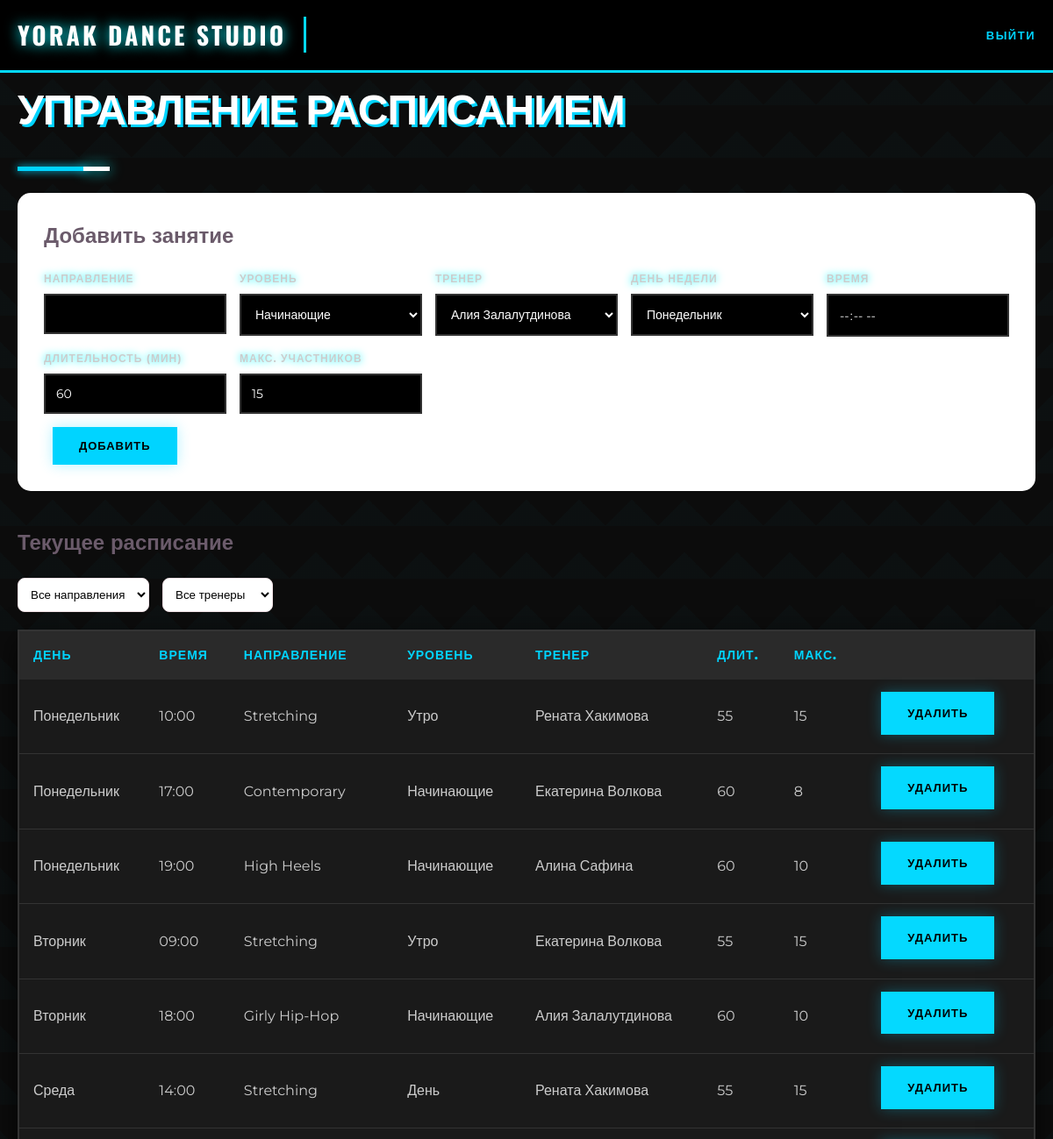
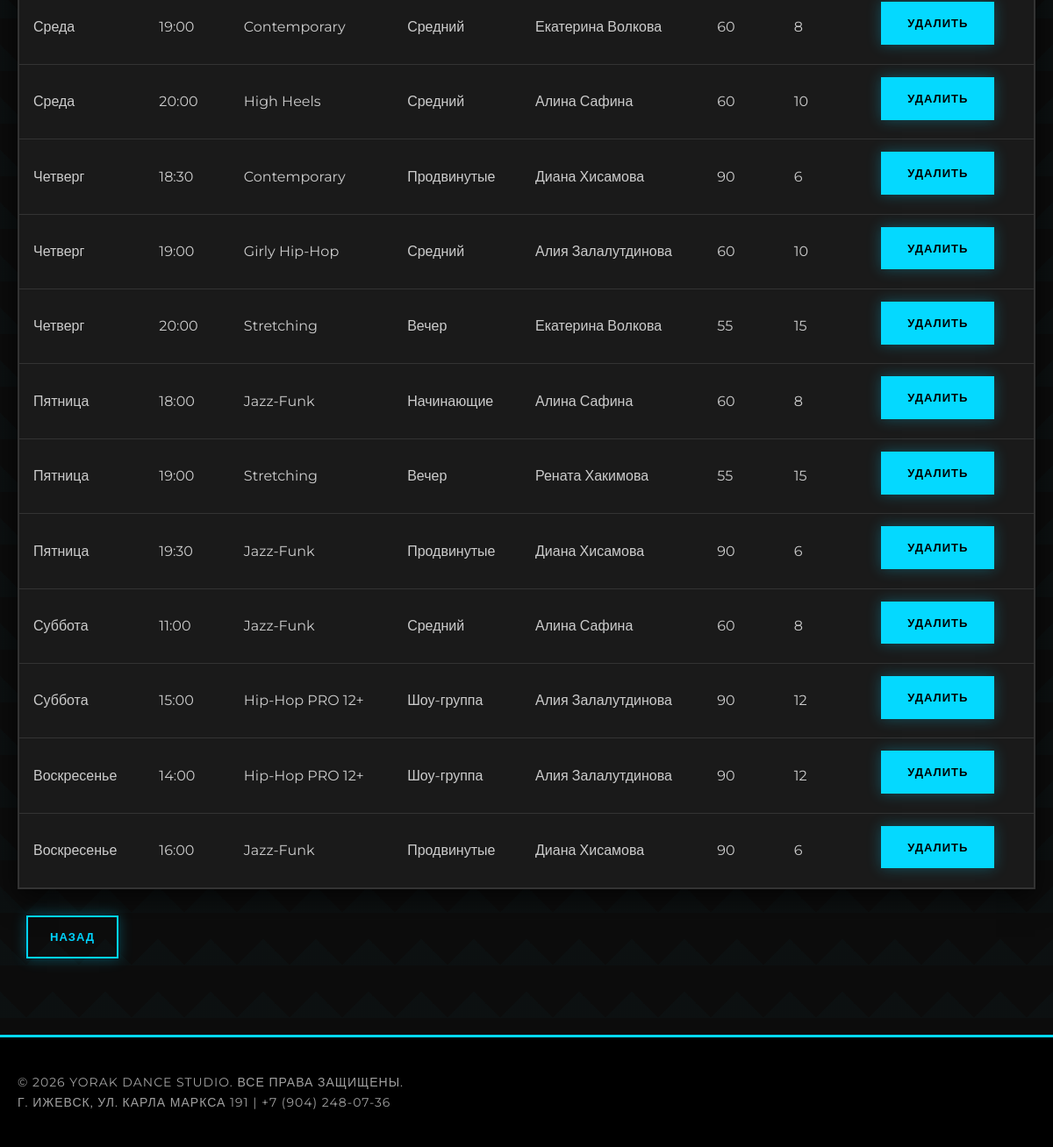
/admin/schedule.php (signed in), run on the app's committed database (2 pictures, top to bottom).
### tables this page shows
CREATE TABLE `schedules` (
  `id` int NOT NULL AUTO_INCREMENT,
  `direction` varchar(100) NOT NULL,
  `level` varchar(50) DEFAULT NULL,
  `description` text,
  `room` varchar(100) DEFAULT NULL,
  `requirements` text,
  `cancel_hours` int DEFAULT '6',
  `trainer_id` int DEFAULT NULL,
  `weekday` enum('monday','tuesday','wednesday','thursday','friday','saturday','sunday') NOT NULL,
  `time` time NOT NULL,
  `duration` int DEFAULT '60',
  `max_participants` int DEFAULT '15',
  PRIMARY KEY (`id`),
  KEY `trainer_id` (`trainer_id`)
);

CREATE TABLE `trainers` (
  `id` int NOT NULL AUTO_INCREMENT,
  `name` varchar(100) NOT NULL,
  `photo` varchar(255) DEFAULT NULL,
  `bio` text,
  `instagram` varchar(100) DEFAULT NULL,
  PRIMARY KEY (`id`)
);

### admin/schedule.php (the view, shortened to what this page needs)
<?php
require_once '../includes/db.php';
$trainers = $pdo->query("SELECT * FROM trainers")->fetchAll();
$schedules = $pdo->query("
    SELECT s.*, t.name as trainer_name
    FROM schedules s
    LEFT JOIN trainers t ON s.trainer_id = t.id
    ORDER BY FIELD(weekday, 'monday','tuesday','wednesday','thursday','friday','saturday','sunday'), time
")->fetchAll();
$days = [
    'monday' => 'Понедельник',
    'tuesday' => 'Вторник',
    'wednesday' => 'Среда',
    'thursday' => 'Четверг',
    'friday' => 'Пятница',
    'saturday' => 'Суббота',
    'sunday' => 'Воскресенье'
];
?>
<?php include '../includes/header.php'; ?>
<link rel="stylesheet" href="/dance_studio2/css/style.css">
<link rel="stylesheet" href="admin-style.css">
<div class="container">
    <h1 class="section-title">Управление расписанием</h1>
    <div style="background: white; padding: 30px; border-radius: 15px; margin-bottom: 40px;">
        <h2 style="color: #6b5b6b; margin-bottom: 20px;">Добавить занятие</h2>
        <form method="POST" style="display: grid; grid-template-columns: repeat(auto-fit, minmax(200px, 1fr)); gap: 15px;">
            <div class="form-group">
                <label>Направление</label>
                <input type="text" name="direction" required>
            </div>
            <div class="form-group">
                <label>Уровень</label>
                <select name="level">
                    <option>Начинающие</option>
                </select>
            </div>
            <div class="form-group">
                <label>Тренер</label>
                <select name="trainer_id">
                    <?php foreach($trainers as $t): ?>
                        <option value="<?= $t['id'] ?>"><?= $t['name'] ?></option>
                    <?php endforeach; ?>
                </select>
            </div>
            <div class="form-group">
                <label>День недели</label>
                <select name="weekday">
                    <?php foreach($days as $key => $value): ?>
                        <option value="<?= $key ?>"><?= $value ?></option>
                    <?php endforeach; ?>
                </select>
            </div>
            <div class="form-group">
                <label>Время</label>
                <input type="time" name="time" required>
            </div>
            <div class="form-group">
                <label>Длительность (мин)</label>
                <input type="number" name="duration" value="60">
            </div>
            <div class="form-group">
                <label>Макс. участников</label>
                <input type="number" name="max_participants" value="15">
            </div>
            <div style="grid-column: 1/-1;">
                <button type="submit" name="add" class="btn">Добавить</button>
            </div>
        </form>
    </div>
    <h2 style="color: #6b5b6b; margin: 30px 0 20px;">Текущее расписание</h2>
    <table class="schedule-table">
        <thead>
            <tr>
                <th>День</th>
                <th>Время</th>
                <th>Направление</th>
                <th>Уровень</th>
                <th>Тренер</th>
                <th>Длит.</th>
                <th>Макс.</th>
                <th></th>
            </tr>
        </thead>
        <tbody>
            <?php foreach($schedules as $s): ?>
                <tr>
                    <td><?= $days[$s['weekday']] ?></td>
                    <td><?= date('H:i', strtotime($s['time'])) ?></td>
                    <td><?= htmlspecialchars($s['direction']) ?></td>
                    <td><?= htmlspecialchars($s['level']) ?></td>
                    <td><?= htmlspecialchars($s['trainer_name']) ?></td>
                    <td><?= $s['duration'] ?></td>
                    <td><?= $s['max_participants'] ?></td>
                    <td>
                        <a href="?delete=<?= $s['id'] ?>" class="btn" style="background: #04d9ff;" onclick="return confirm('Удалить?')">Удалить</a>
                    </td>
                </tr>
            <?php endforeach; ?>
        </tbody>
    </table>
    <p style="margin-top: 20px;">
        <a href="index.php" class="btn btn-outline">Назад</a>
    </p>
</div>
<?php include '../includes/footer.php'; ?>

### css/style.css (style rules this page uses)
:root { --primary-bg: #0c0c0c; --secondary-bg: #111111; --accent-main: #04d9ff; --accent-neon: #00f5ff; --text-primary: #e0e0e0; --text-secondary: #a0a0a0; --border-color: #2a2a2a; --shadow-color: rgba(4, 217, 255, 0.4); }
* { margin: 0; padding: 0; box-sizing: border-box; }
body { font-family: 'Montserrat', sans-serif; line-height: 1.6; color: var(--text-primary); background: var(--primary-bg); background-image: linear-gradient(45deg, rgba(4, 217, 255, 0.02) 25%, transparent 25%), linear-gradient(-45deg, rgba(4, 217, 255, 0.02) 25%, transparent 25%); background-size: 60px 60px; min-height: 100vh; }
.container { max-width: 1200px; margin: 0 auto; padding: 0 20px; }
.btn { display: inline-block; padding: 16px 45px; background: transparent; color: #ffffff; text-decoration: none; font-weight: 700; transition: all 0.3s; border: 2px solid var(--accent-main); cursor: pointer; text-transform: uppercase; letter-spacing: 3px; font-size: 14px; position: relative; overflow: hidden; z-index: 1; margin: 0 10px; background: rgba(0, 0, 0, 0.5); }
.btn::before { content: ''; position: absolute; top: 0; left: -100%; width: 100%; height: 100%; background: linear-gradient(90deg, var(--accent-main), var(--accent-neon)); transition: left 0.3s ease; z-index: -1; }
.btn-outline { border: 2px solid #ffffff; color: #ffffff; }
.section-title { text-align: center; font-size: 48px; font-weight: 900; margin-bottom: 60px; color: #ffffff; text-transform: uppercase; letter-spacing: 4px; position: relative; padding-bottom: 20px; font-family: 'Oswald', sans-serif; }
.section-title::after { content: ''; position: absolute; bottom: 0; left: 50%; transform: translateX(-50%); width: 150px; height: 4px; background: linear-gradient(90deg, var(--accent-main), var(--accent-neon)); box-shadow: 0 0 15px var(--accent-neon); }
.schedule-table { width: 100%; border-collapse: collapse; background: #111111; border-radius: 0; overflow: hidden; box-shadow: 0 10px 30px rgba(0, 0, 0, 0.7); border: 1px solid #2a2a2a; }
.schedule-table th, .schedule-table td { padding: 15px; text-align: left; border-bottom: 1px solid #2a2a2a; color: #e0e0e0; }
.schedule-table th { background: #1a1a1a; color: var(--accent-main); font-weight: 700; text-transform: uppercase; letter-spacing: 1px; font-size: 14px; }
.form-group label { display: block; margin-bottom: 5px; color: var(--accent-main); font-weight: 600; text-transform: uppercase; font-size: 13px; letter-spacing: 1px; }
.form-group input, .form-group select, .form-group textarea { width: 100%; padding: 12px; border: 1px solid #2a2a2a; border-radius: 0; font-family: inherit; background: #1a1a1a; color: #ffffff; transition: all 0.3s; }
.form-group { margin-bottom: 25px; position: relative; }
.form-group label { display: block; margin-bottom: 8px; color: var(--accent-main); font-weight: 700; text-transform: uppercase; font-size: 13px; letter-spacing: 1.5px; text-shadow: 0 0 10px var(--accent-neon); }
.form-group input, .form-group select, .form-group textarea { width: 100%; padding: 16px 20px; border: 2px solid #2a2a2a; border-radius: 0; font-family: inherit; background: #1a1a1a; color: #ffffff; font-size: 16px; transition: all 0.3s; position: relative; }

### data on the page
schedules: weekday "Понедельник", time "10:00", direction "Stretching", level "Утро", trainer.name "Рената Хакимова", duration "55", max_participants "15"
schedules: weekday "Понедельник", time "17:00", direction "Contemporary", level "Начинающие", trainer.name "Екатерина Волкова", duration "60", max_participants "8"
schedules: weekday "Понедельник", time "19:00", direction "High Heels", level "Начинающие", trainer.name "Алина Сафина", duration "60", max_participants "10"
schedules: weekday "Вторник", time "09:00", direction "Stretching", level "Утро", trainer.name "Екатерина Волкова", duration "55", max_participants "15"
schedules: weekday "Вторник", time "18:00", direction "Girly Hip-Hop", level "Начинающие", trainer.name "Алия Залалутдинова", duration "60", max_participants "10"
schedules: weekday "Среда", time "14:00", direction "Stretching", level "День", trainer.name "Рената Хакимова", duration "55", max_participants "15"
schedules: weekday "Среда", time "19:00", direction "Contemporary", level "Средний", trainer.name "Екатерина Волкова", duration "60", max_participants "8"
schedules: weekday "Среда", time "20:00", direction "High Heels", level "Средний", trainer.name "Алина Сафина", duration "60", max_participants "10"
schedules: weekday "Четверг", time "18:30", direction "Contemporary", level "Продвинутые", trainer.name "Диана Хисамова", duration "90", max_participants "6"
schedules: weekday "Четверг", time "19:00", direction "Girly Hip-Hop", level "Средний", trainer.name "Алия Залалутдинова", duration "60", max_participants "10"
schedules: weekday "Четверг", time "20:00", direction "Stretching", level "Вечер", trainer.name "Екатерина Волкова", duration "55", max_participants "15"
schedules: weekday "Пятница", time "18:00", direction "Jazz-Funk", level "Начинающие", trainer.name "Алина Сафина", duration "60", max_participants "8"
schedules: weekday "Пятница", time "19:00", direction "Stretching", level "Вечер", trainer.name "Рената Хакимова", duration "55", max_participants "15"
schedules: weekday "Пятница", time "19:30", direction "Jazz-Funk", level "Продвинутые", trainer.name "Диана Хисамова", duration "90", max_participants "6"
schedules: weekday "Суббота", time "11:00", direction "Jazz-Funk", level "Средний", trainer.name "Алина Сафина", duration "60", max_participants "8"
schedules: weekday "Суббота", time "15:00", direction "Hip-Hop PRO 12+", level "Шоу-группа", trainer.name "Алия Залалутдинова", duration "90", max_participants "12"
schedules: weekday "Воскресенье", time "14:00", direction "Hip-Hop PRO 12+", level "Шоу-группа", trainer.name "Алия Залалутдинова", duration "90", max_participants "12"
schedules: weekday "Воскресенье", time "16:00", direction "Jazz-Funk", level "Продвинутые", trainer.name "Диана Хисамова", duration "90", max_participants "6"

### other printed values
form field trainer_id "Алия Залалутдинова"
form field weekday "Понедельник"
